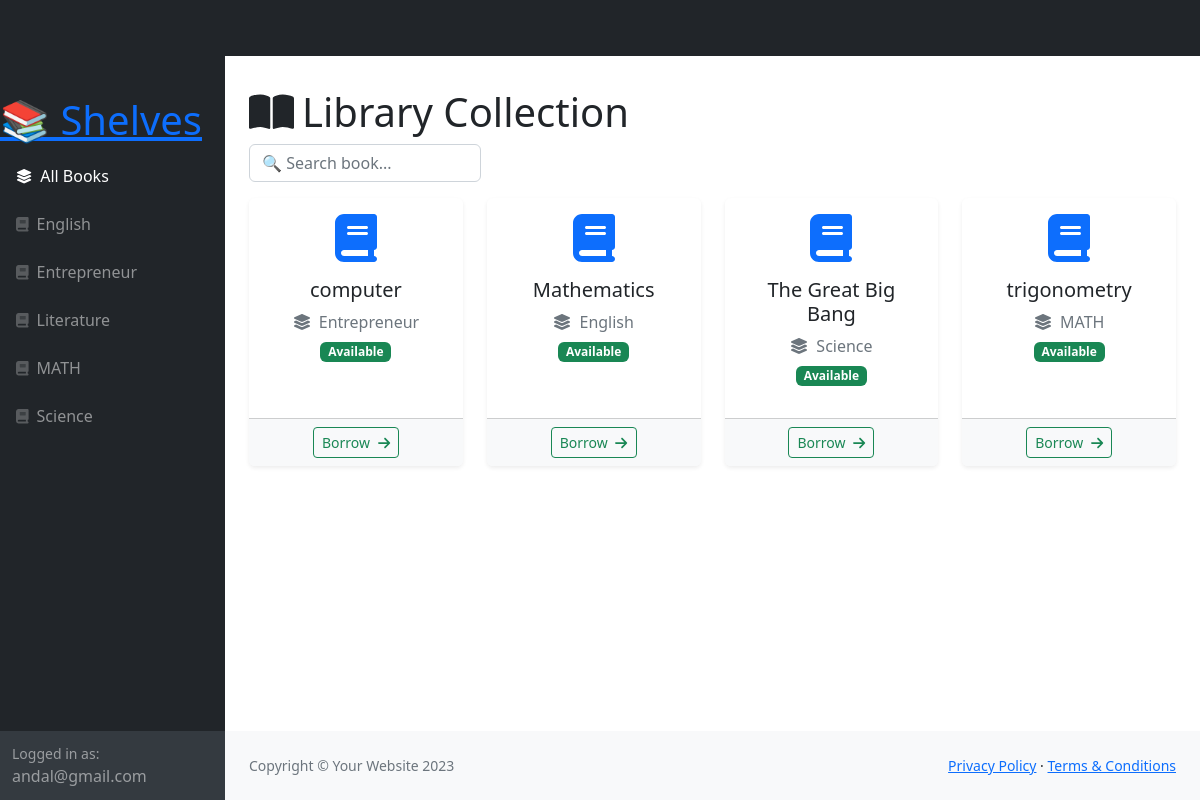
/allbook.php (signed in), run on the app's committed database.
### tables this page shows
CREATE TABLE `shelves_tbl` (
  `id` int NOT NULL,
  `no` int DEFAULT NULL,
  `shelf_name` varchar(50) DEFAULT NULL
);

CREATE TABLE `book_tbl` (
  `id` int NOT NULL,
  `no` int DEFAULT NULL,
  `bookname` varchar(50) DEFAULT NULL,
  `shelf_no` int DEFAULT NULL,
  `availability` tinyint DEFAULT NULL
);

### allbook.php (the view, shortened to what this page needs)
<?php
require_once 'db_con.php';
$shelves = $connection->query("SELECT * FROM shelves_tbl ORDER BY shelf_name ASC")->fetchAll(PDO::FETCH_ASSOC);
$stmt = $connection->query("
    SELECT b.id, b.bookname, b.availability, s.shelf_name, s.id AS shelf_id
    FROM book_tbl b
    LEFT JOIN shelves_tbl s ON b.shelf_no = s.id
    ORDER BY b.bookname ASC
");
$books = $stmt->fetchAll(PDO::FETCH_ASSOC);
$isLoggedIn = isset($_SESSION['username']);
?>
<!DOCTYPE html>
<html lang="en">
<?php include 'crud/includes/head.php'; ?>
<body class="sb-nav-fixed">
    <nav class="sb-topnav navbar navbar-expand navbar-dark bg-dark">
</nav>
<div id="layoutSidenav">
    <div id="layoutSidenav_nav">
        <nav class="sb-sidenav accordion sb-sidenav-dark" id="sidenavAccordion">
            <div class="sb-sidenav-menu">
                <div class="nav">
                    <div class="sb-sidenav-menu-heading"></div>
                    <h1><a  href="index.php">📚 Shelves</a></h1>
                    <a class="nav-link shelf-link active" href="#" data-shelf="all">
                        <div class="sb-nav-link-icon"><i class="fas fa-layer-group"></i></div>
                        All Books
                    </a>
                    <?php foreach ($shelves as $shelf): ?>
                        <a class="nav-link shelf-link" href="#" data-shelf="<?= $shelf['id'] ?>">
                            <div class="sb-nav-link-icon"><i class="fas fa-book"></i></div>
                            <?= htmlspecialchars($shelf['shelf_name']) ?>
                        </a>
                    <?php endforeach; ?>
                </div>
            </div>
            <div class="sb-sidenav-footer">
                <div class="small">Logged in as:</div>
                <?= htmlspecialchars($_SESSION['username'] ?? 'Guest') ?>
            </div>
        </nav>
    </div>
    <div id="layoutSidenav_content">
        <main class="p-4">
            <h1 class="mt-2"><i class="fas fa-book-open me-2"></i>Library Collection</h1>
            <input type="text" id="bookSearch" class="form-control w-25 mb-3" placeholder="🔍 Search book...">
            <div id="bookGrid" class="row">
                <?php foreach ($books as $book): ?>
                    <div class="col-md-3 mb-4 book-card" data-shelf="<?= $book['shelf_id'] ?>">
                        <div class="card h-100 border-0 shadow-sm">
                            <div class="card-body text-center">
                                <i class="fas fa-book fa-3x text-primary mb-3"></i>
                                <h5 class="card-title text-dark"><?= htmlspecialchars($book['bookname']) ?></h5>
                                <p class="text-muted mb-1">
                                    <i class="fas fa-layer-group me-1"></i>
                                    <?= htmlspecialchars($book['shelf_name'] ?? 'Unknown') ?>
                                </p>
                                <p>
                                    <?php if ($book['availability'] == 1): ?>
                                        <span class="badge bg-success">Available</span>
                                    <?php else: ?>
                                        <span class="badge bg-danger">Not Available</span>
                                    <?php endif; ?>
                                </p>
                            </div>
                            <div class="card-footer bg-light text-center">
                                <?php if ($book['availability'] == 1): ?>
                                    <?php if ($isLoggedIn): ?>
                                        <a href="crud/student_borrow.php?book_id=<?= $book['id'] ?>" class="btn btn-outline-success btn-sm">
                                            Borrow <i class="fas fa-arrow-right ms-1"></i>
                                        </a>
                                    <?php else: ?>
                                        <a href="log_in.php" class="btn btn-outline-primary btn-sm">Login to Borrow</a>
                                    <?php endif; ?>
                                <?php else: ?>
                                    <button class="btn btn-outline-secondary btn-sm" disabled>Unavailable</button>
                                <?php endif; ?>
                            </div>
                        </div>
                    </div>
                <?php endforeach; ?>
            </div>
        </main>
        <?php include 'crud/includes/footer.php'; ?>
</body>
</html>

### data on the page
shelves_tbl: shelf_name "English"
shelves_tbl: shelf_name "Entrepreneur"
shelves_tbl: shelf_name "Literature"
shelves_tbl: shelf_name "MATH"
shelves_tbl: shelf_name "Science"
book_tbl: bookname "computer", shelf_no.shelf_name "Entrepreneur", availability "Available"
book_tbl: bookname "Mathematics", shelf_no.shelf_name "English", availability "Available"
book_tbl: bookname "The Great Big Bang", shelf_no.shelf_name "Science", availability "Available"
book_tbl: bookname "trigonometry", shelf_no.shelf_name "MATH", availability "Available"

### other printed values
$_SESSION['username'] "andal@gmail.com"
